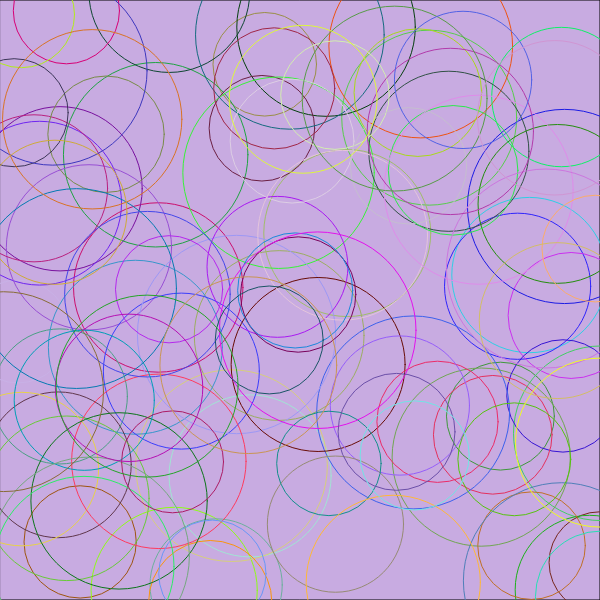
Frame 1 (no input)
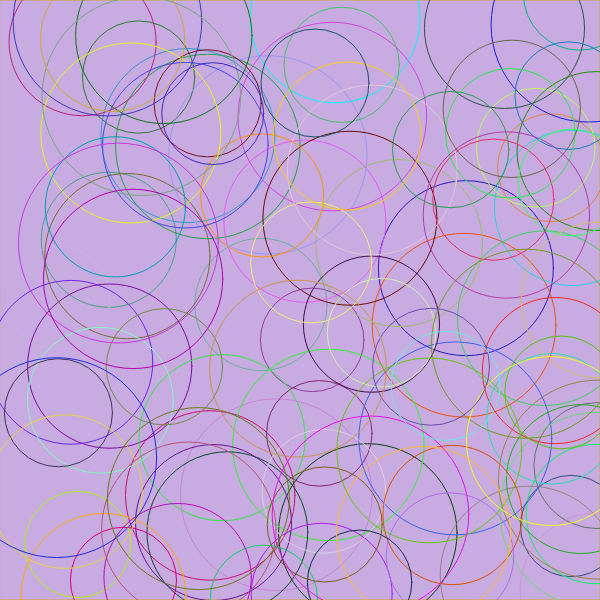
Frame 60 (no input)
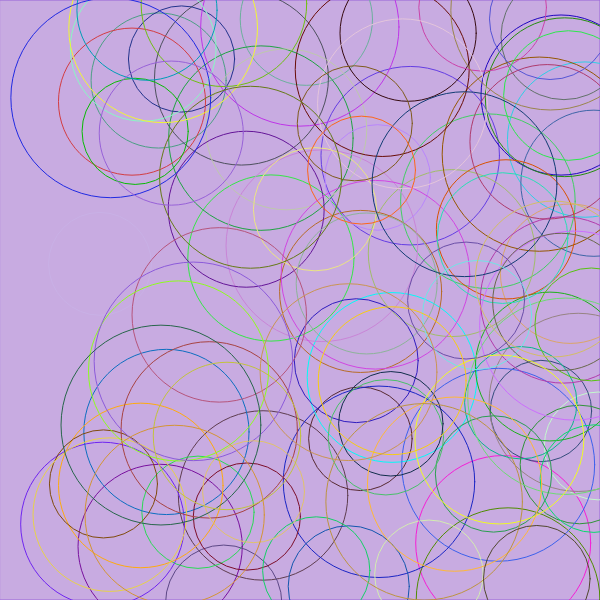
Frame 120 (the mouse pressed at the canvas centre since frame 60)

The p5.js sketch that drew these frames (run headless with seeded random() and noise() and a simulated clock; from frame 60 on, the mouse is pressed at the canvas centre):

// p5.js sketch
// ── sketch.js
let circleArray = [];
let numCircles = 100;

function setup() {
    createCanvas(600, 600);
    //background('pink');

    for (let i = 0; i < numCircles; i++) {
        circleArray[i] = new Circ();
    }

}


function draw() {
    background(227, 194, 255);
    fill(0, 30);
    rect(0, 0, width, height);

    for (let i = 0; i < circleArray.length; i++) {
        circleArray[i].move();
        circleArray[i].hitCheck();
        circleArray[i].show();
    }
}

class Circ {
    constructor() {
        this.x = random(width);
        this.y = random(height);
        this.size = random(100, 200);
        this.col = color(random(255), random(255), random(255));

        this.velocityX = random(.5, 1);
        this.velocityY = random(-10, 10);
    }

    show() {
        stroke(this.col);
        noFill();
        ellipse(this.x, this.y, this.size, this.size);
    }
    hitCheck() {
        if ((this.x > width) || (this.x < 0)) {
            this.velocityX = this.velocityX * -1;
        }

        if ((this.y > height) || (this.y < 0)) {
            this.velocityY = this.velocityY * -1;
            this.col = color(random(255), random(255), random(255));
        }
    }
    move() {
        this.x = this.x + this.velocityX;
        this.y = this.y + this.velocityY;
    }

}
